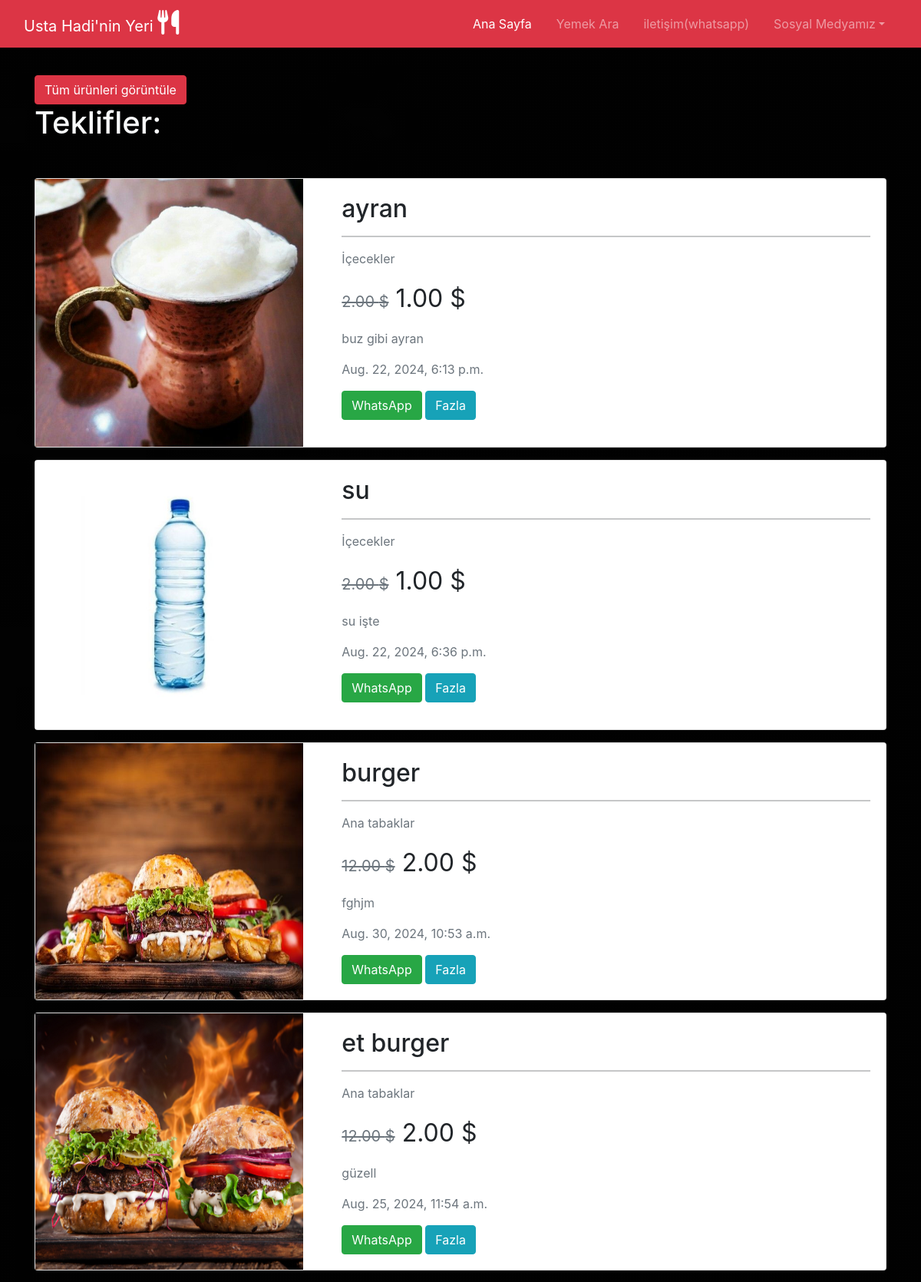
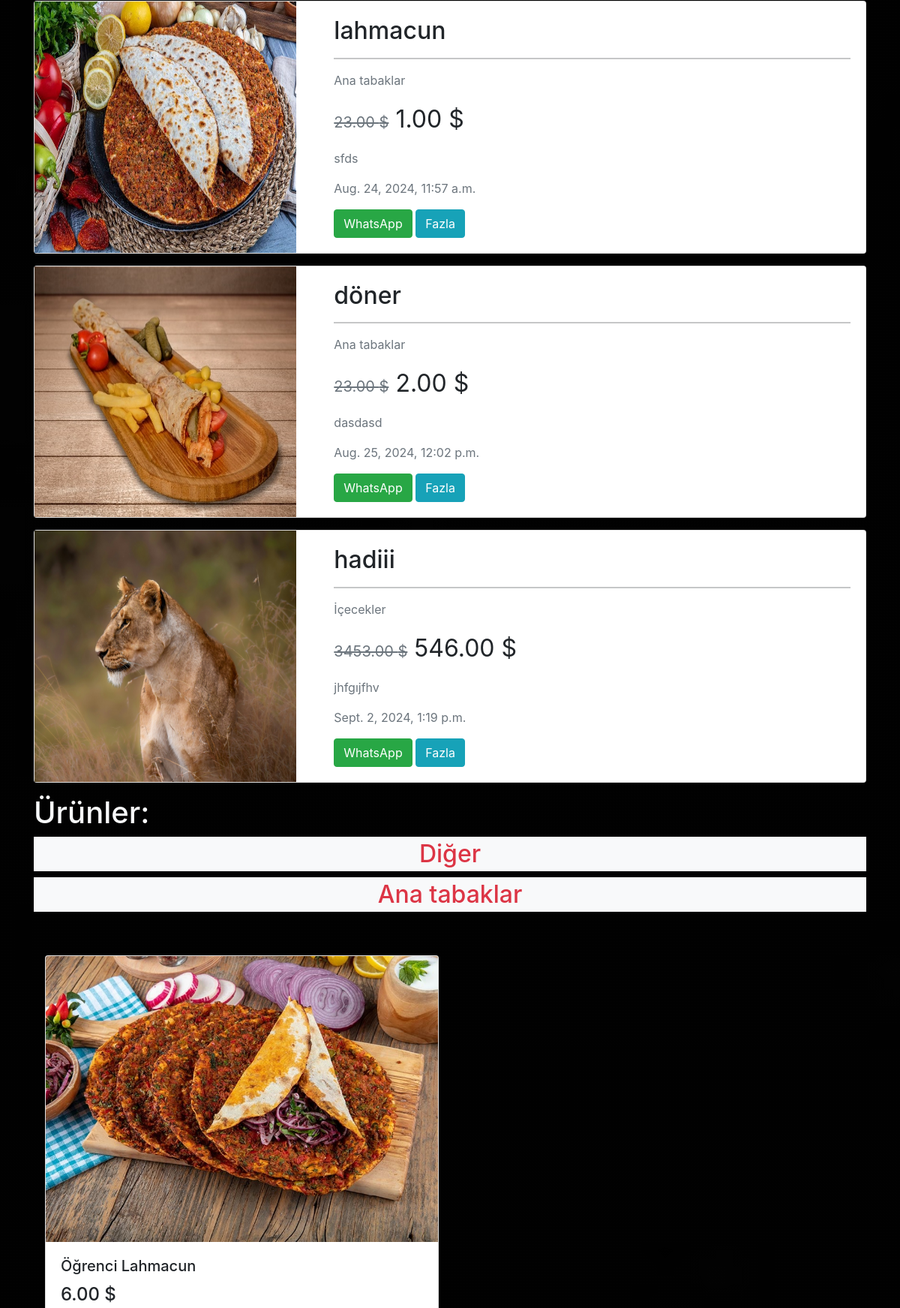
The page / (upper part) on the database its author committed (2 pictures, top to bottom).
### products/models.py (models this page shows, shortened)
class Hotdeals(models.Model):
    title = models.CharField(max_length=100)
    image = models.ImageField(default='hotDeal_def.jpg', upload_to='hotdeal_pics/')
    description = models.TextField()
    oldPrice = models.DecimalField(max_digits=6, decimal_places=2)
    newPrice = models.DecimalField(max_digits=6, decimal_places=2)
    buyingMassage = models.TextField(default='رسالة الشراء')
    category = models.ForeignKey(Category, on_delete=models.CASCADE)
    sender_id = models.IntegerField()
    end_time = models.DateTimeField()

class Product(models.Model):
    title = models.CharField(max_length=100, default='عنوان الوجبة')
    image = models.ImageField(default='meal_def.jpg', upload_to='product_pics/')
    description = models.TextField(default='وصف الوجبة')
    price = models.DecimalField(max_digits=6, decimal_places=2, default=0.0)
    buyingMassage = models.TextField(default='رسالة الشراء')
    category = models.ForeignKey(Category, on_delete=models.CASCADE)
    sender_id = models.IntegerField(default=1)

### pages/models.py (models this page shows)
class Category(models.Model):
    name = models.CharField(max_length=100)
    restaurant = models.ForeignKey('Profile', on_delete=models.CASCADE, related_name='categories')
    def __str__(self):
        return self.name

class Profile(models.Model):
    name = models.CharField(max_length=100)
    image = models.ImageField(default='rest_def.jpg', upload_to='profile_pics/')
    cover = models.ImageField(default='cover_def.jpg', upload_to='cover_pics/')
    openTime = models.CharField(max_length=10)
    closeTime = models.CharField(max_length=10)
    tiktok = models.URLField(max_length=200, null=True, blank=True)
    whatsapp = models.URLField(max_length=200, null=True, blank=True)
    facebook = models.URLField(max_length=200, null=True, blank=True)
    instagram = models.URLField(max_length=200, null=True, blank=True)
    googleMaps = models.URLField(max_length=200, null=True, blank=True)
    currency = models.CharField(max_length=10, default='TL')
    class Meta:
        verbose_name = "Profile"

### pages/views.py (the view)
# urls.py: path('', views.home, name='home'),
def home(request):
    user = request.user
    products = Product.objects.all()
    hotdeals = Hotdeals.objects.all()
    categories = Category.objects.filter(restaurant=restaurant)
    return render(request, 'pages/home.html', {"thisPage": 'home', 'restaurant': restaurant, 'products': products, 'hotdeals': hotdeals, 'user': user, 'categories': categories})

### templates/pages/home.html (shortened to what this page needs)
{% extends "base.html" %}
{% block content %}
<div class="img-bg">
   <div class="container mt-5">
    <a href="{% url 'all' %}" type="button" class="text-decoration-none btn btn-danger">Tüm ürünleri görüntüle</a>
    <h1 class="mb-5 text-light">Teklifler:</h1>
    {% for hotdeal in hotdeals %}
        {% include "products/hotdeal.html" %}
    {% endfor %}
    <h1 class="text-light">Ürünler:</h1>
    {% for category in categories %}
            <h2 class="bg-light text-danger  text-center pt-1 pb-1">{{ category }}</h2>
        {% for product in products %}
            {% if product.category == category %}
                {% include "products/product.html" %}
            {% endif %}
        {% endfor %}
    {% endfor %}
            </div>
        </div>
{% endblock %}

### templates/base.html (shortened to what this page needs)
<!DOCTYPE html>
<html lang="en">
  <head>
    {% load static %}
    <link
      rel="stylesheet"
      href="https://cdnjs.cloudflare.com/ajax/libs/font-awesome/6.6.0/css/all.min.css"
    />
    {% if thisPage == "home" %}
    <link rel="stylesheet" href="{% static 'css\pages\home.css' %}" />
    {% elif thisPage == "viewProduct" %}
    <link
      rel="stylesheet"
      href="{% static 'css\products\view\viewProduct.css' %}"
    />
    {% elif thisPage == "viewHotdeal" %}
    <link
      rel="stylesheet"
      href="{% static 'css/hotdeals/view/viewHotdeal.css' %}"
    />
    {% elif thisPage == "all" %}
    <link rel="stylesheet" href="{% static 'css/pages/all.css' %}" />
    {% elif thisPage == "search" %}
    <link rel="stylesheet" href="{% static 'css/pages/search.css' %}" />
    {% endif %}
    <link rel="stylesheet" href="{% static 'css\base.css' %}" />
    <link rel="stylesheet" href="{% static 'css\navbar.css' %}" />
    <link rel="stylesheet" href="{% static 'css/footer.css' %}" />
    <link rel="stylesheet" href="{% static 'css/bootstrap.min.css' %}" />
    <link
      href="https://maxcdn.bootstrapcdn.com/bootstrap/4.0.0/css/bootstrap.min.css"
      rel="stylesheet"
    />
    {% include "navbar.html"%}
  </head>
  <body>
    {% block content %}{% endblock %}
  </body>
</html>

### templates/navbar.html (shortened to what this page needs)
<nav class="navbar navbar-expand-lg navbar-dark bg-danger">
  <div class="container-fluid">
    <a class="navbar-brand" href="{% url 'home'%}">Usta Hadi'nin Yeri <i class="fa fa-cutlery fs-2"></i></a>
    <div class="collapse navbar-collapse justify-content-end" id="navbarNavDropdown">
      <ul class="navbar-nav ">
        <li class="nav-item pe-2 ps-2">
          <a class="nav-link {% if request.path == '/' %}active{% endif %}" href="{% url 'home' %}">Ana Sayfa</a>
        </li>
        <li class="nav-item pe-2 ps-2">
          <a class="nav-link {% if request.path == '/search/' %}active{% endif %}" href="{% url 'search' %}">Yemek Ara</a>
        </li>
        <li class="nav-item pe-2 ps-2">
          <a class="nav-link" href="https://wa.me/{{ restaurant.whatsapp }}/?text=السلام عليكم">iletişim(whatsapp)</a>
        </li>
        <li class="nav-item dropdown pe-2 ps-2">
          <a class="nav-link dropdown-toggle" href="#" id="navbarDropdownMenuLink" role="button" data-bs-toggle="dropdown" aria-expanded="false">Sosyal Medyamız</a>
        </li>
      </ul>
    </div>
  </div>
</nav>

### templates/products/hotdeal.html
<div class="card mb-3">
  <div class="row g-0">
    <div class="col-md-4 d-flex ">
      <img
        class="img-fluid"
        src="{{ hotdeal.image.url }}"
        alt="{{ hotdeal.title }}"
      />
    </div>
    <div class="col-md-8">
      <div class="card-body">
        <h2 class="card-title">{{ hotdeal.title }}</h2>
        <hr>
        <p class="text-muted card-text ">{{ hotdeal.category }}</p>
        <p class="card-text fs-2"><strike class="text-muted fs-5">
          {{ hotdeal.oldPrice }} {{ restaurant.currency }}</strike>
          {{ hotdeal.newPrice }} {{ restaurant.currency }}
        </p>
        <p class="text-muted card-text">{{ hotdeal.description }}</p>
        <p class="text-muted card-text">{{ hotdeal.end_time }}</p>
        {% if user.is_authenticated %}
        <a href="{% url 'editHotdeal' hotdeal.id %}" class="btn btn-primary">
          Düzenle
        </a>
        {% else %}
        <a
          href="https://wa.me/{{ restaurant.whatsapp }}?text={{ hotdeal.buyingMassage }}"
          target="_blank"
          class="btn btn-success"
        >
          WhatsApp
        </a>
        <a href="{% url 'viewHotdeal' hotdeal.id %}" class="btn btn-info">
          Fazla
        </a>
        {% endif %}
      </div>
    </div>
  </div>
</div>

### templates/products/product.html (shortened to what this page needs)
<div class="container">
    <div class="row">
            <div class="col-md-6 mb-4">
                <div class="card">
                    <img class="card-img-top" src="{{ product.image.url }}" alt="Card image cap">
                    <div class="card-body">
                        <h5 class="card-title">{{ product.title }}</h5>
                        <h4 class="card-title">{{ product.price }} {{ restaurant.currency }}</h4>
                    </div>
                </div>
            </div>
    </div>
</div>

### static/css/base.css (style rules this page uses)
body { background-color: greenyellow; }

### templates/navbar.html (style rules this page uses)
.navbar { position: fixed; top: 0; left: 0; width: 100%; z-index: 1000; }
.container { padding-top: 50px; }

### templates/pages/home.html (style rules this page uses)
.img-bg { background-image: linear-gradient(rgba(0, 0, 0, 0.7), rgba(0, 0, 0, 0.7)), url('/static/img/backMain.jpg'); background-size: cover; background-position: center; background-repeat: no-repeat; background-attachment: fixed; min-height: 100vh; position: relative; }

### rows shown on the page
Hotdeals: image (picture), title "ayran", category "İçecekler", oldPrice "2.00", newPrice "1.00", description "buz gibi ayran", end_time "Aug. 22, 2024, 6:13 p.m."
Profile: currency "$"
Hotdeals: image (picture), title "su", category "İçecekler", oldPrice "2.00", newPrice "1.00", description "su işte", end_time "Aug. 22, 2024, 6:36 p.m."
Hotdeals: image (picture), title "burger", category "Ana tabaklar", oldPrice "12.00", newPrice "2.00", description "fghjm", end_time "Aug. 30, 2024, 10:53 a.m."
Hotdeals: image (picture), title "et burger", category "Ana tabaklar", oldPrice "12.00", newPrice "2.00", description "güzell", end_time "Aug. 25, 2024, 11:54 a.m."
Hotdeals: image (picture), title "lahmacun", category "Ana tabaklar", oldPrice "23.00", newPrice "1.00", description "sfds", end_time "Aug. 24, 2024, 11:57 a.m."
Hotdeals: image (picture), title "döner", category "Ana tabaklar", oldPrice "23.00", newPrice "2.00", description "dasdasd", end_time "Aug. 25, 2024, 12:02 p.m."
Hotdeals: image (picture), title "hadiii", category "İçecekler", oldPrice "3453.00", newPrice "546.00", description "jhfgıjfhv", end_time "Sept. 2, 2024, 1:19 p.m."
Category: name "Diğer"
Category: name "Ana tabaklar"
Product: image (picture), title "Öğrenci Lahmacun", price "6.00"
